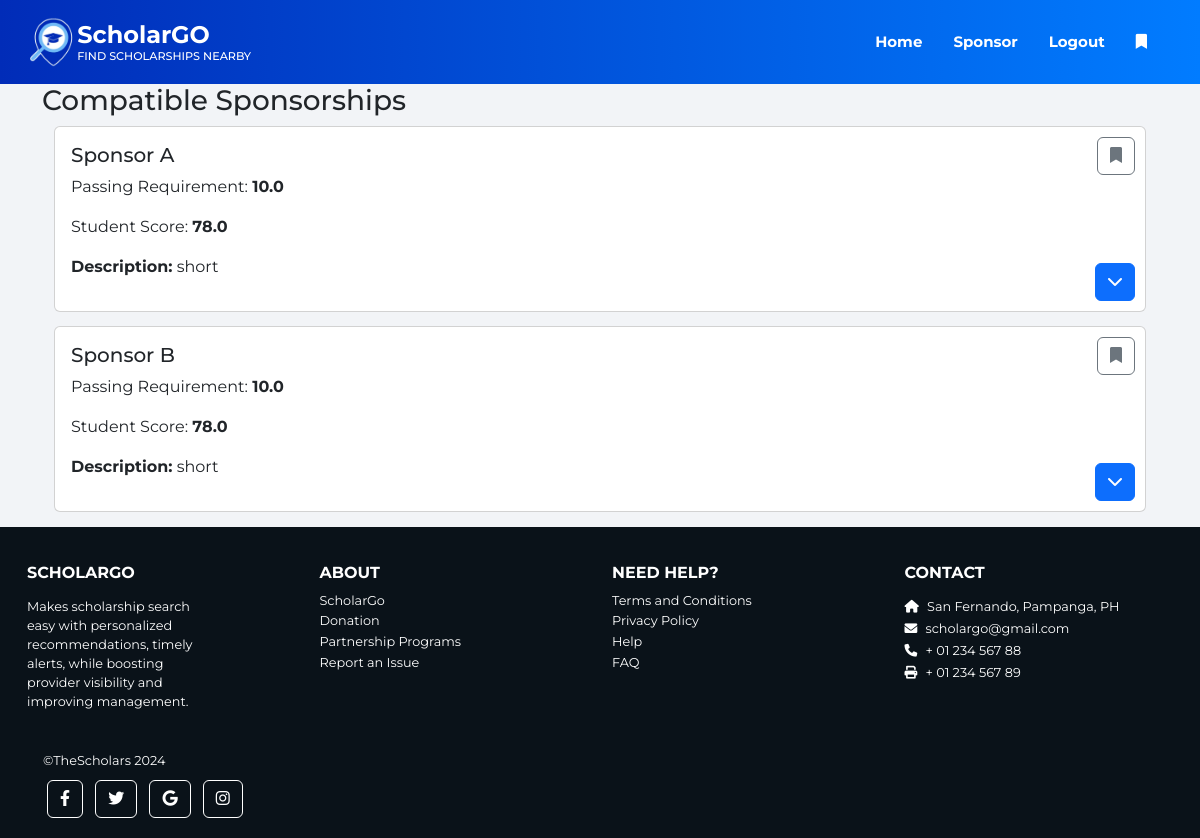
The app's page /sponsorlist (signed in) with its own data.
### website/models.py (models this page shows)
class Sponsorship_data(db.Model):
    id = db.Column(db.Integer, primary_key=True)
    sponsor_name = db.Column(db.String(150))
    course = db.Column(db.String(150))
    extracurricular_activity = db.Column(db.String(150))
    weight_fos = db.Column(db.Float)
    weight_gpa = db.Column(db.Float)
    weight_extracurricular_activities = db.Column(db.Float)
    weight_financial_status = db.Column(db.Float)
    passing_requirement = db.Column(db.Float)
    verified = db.Column(db.Boolean, default=False, nullable=False)
    description = db.Column(db.Text)
    full_description = db.Column(db.Text, nullable=True)
    image = db.Column(db.String(300), nullable=True)  # For the uploaded picture
    likes = db.relationship('Like', backref='sponsorship', lazy=True)  # For user likes
    deadline_date = db.Column(db.Date, nullable=False)  # Scholarship deadline
    active = db.Column(db.Boolean, default=True, nullable=False)  # Active or inactive status
    amount_per_semester = db.Column(db.Float, nullable=False)  # Amount awarded per semester
    likes = db.relationship('User', secondary=user_sponsorship_likes, backref='liked_by')
    picture_path = db.Column(db.String(255), nullable=False)  # Ensure this line is present

### website/views.py (the view)
@views.route('/sponsorlist', methods=['GET'])
@login_required
def recommendation():
    sponsors = Sponsorship_data.query.all()
    compatible_sponsors = [
        {
            'sponsor': sponsor,
            'score': calculate_compatibility_score(current_user, sponsor)
        }
        for sponsor in sponsors
        if calculate_compatibility_score(current_user, sponsor) >= sponsor.passing_requirement
    ]
    followed_sponsorship_ids = [sponsorship.id for sponsorship in current_user.followed_sponsorships]
    sponsors_with_follow_status = [
        {
            'sponsor': item['sponsor'],
            'score': item['score'],
            'is_followed': item['sponsor'].id in followed_sponsorship_ids
        }
        for item in compatible_sponsors
    ]
    return render_template('sponsorlist.html', user=current_user, sponsors=sponsors_with_follow_status)

### scoring.py (called while the page is built)
def score_academic_performance(gpa, weight):
    score = min(gpa * 25 * weight, 100)  # Convert GPA to a score out of 100, weighted
    return score

def score_financial_need(financial_status, weight):
    financial_mapping = {
        'Low Income': 100,
        'Lower Middle': 75,
        'Middle': 50,
        'Upper Middle': 25,
        'Rich': 0
    }
    base_score = financial_mapping.get(financial_status, 0)
    score = base_score * weight
    return score

def score_extracurricular(activities, weight):
    score = min(len(activities.split(',')) * 10 * weight, 100)  # Each activity worth 10 points, weighted
    return score

def score_course(student_course, sponsor_course, weight):
    score = 100 * weight if student_course == sponsor_course else 0
    return score

def calculate_compatibility_score(applicant, sponsor):
    weight_fos = safe_float(sponsor.weight_fos)
    weight_gpa = safe_float(sponsor.weight_gpa)
    weight_extracurricular_activities = safe_float(sponsor.weight_extracurricular_activities)
    weight_financial_status = safe_float(sponsor.weight_financial_status)
    scores = {
        'academic_performance': score_academic_performance(applicant.gpa, weight_gpa),
        'financial_need': score_financial_need(applicant.financial_status, weight_financial_status),
        'extracurricular_activities': score_extracurricular(applicant.extracurricular_activities, weight_extracurricular_activities),
        'course': score_course(applicant.course, sponsor.course, weight_fos)
    }
    overall_score = sum(scores.values())
    capped_score = min(overall_score, 100)
    return capped_score

def safe_float(value):
    try:
        return float(value)
    except (ValueError, TypeError):
        return 0  # Default to 0 if conversion fails

### website/templates/sponsorlist.html (shortened to what this page needs)
{% extends "base.html" %}
{% block content %}
<h3>Compatible Sponsorships</h3>
<div class="container">
    <div class="row">
        {% if sponsors %}
            {% for item in sponsors %}
            <div class="col-12 mb-4">
                <div class="card">
                    <div class="card-body position-relative">
                        <button class="btn btn-outline-secondary position-absolute" style="top: 10px; right: 10px;"
                                data-sponsorship-id="{{ item.sponsor.id }}"
                                onclick="followSponsorship(this)"
                                data-toggle="tooltip" data-placement="top" title="Follow">
                            <i class="fa fa-bookmark"></i>
                        </button>
                        <h5 class="card-title">{{ item.sponsor.sponsor_name }}</h5>
                        <p class="card-text">Passing Requirement: <b>{{ item.sponsor.passing_requirement }}</b></p>
                        <p class="card-text">Student Score: <b>{{ item.score }}</b></p>
                        <p class="card-text"><b>Description:</b> {{ item.sponsor.description | safe }}</p>
                        <button class="btn btn-primary position-absolute" style="bottom: 10px; right: 10px;"
                                type="button" data-toggle="collapse" data-target="#collapseDescription{{ loop.index }}"
                                aria-expanded="false" aria-controls="collapseDescription{{ loop.index }}">
                            <i class="fa fa-chevron-down"></i>
                        </button>
                    </div>
                </div>
            </div>
            {% endfor %}
        {% else %}
            <div class="col-12">
                <p>No compatible sponsorships found.</p>
            </div>
        {% endif %}
    </div>
</div>
{% endblock %}

### website/templates/base.html (shortened to what this page needs)
<!DOCTYPE html>
<html lang="en">
<head>
   <link href="https://cdn.jsdelivr.net/npm/bootstrap@5.3.0-alpha1/dist/css/bootstrap.min.css" rel="stylesheet">
  <link rel="stylesheet" href="/static/css/base.css" />
  <link rel="stylesheet" href="/static/css/footer.css"/>
  <link rel="stylesheet" href="https://cdnjs.cloudflare.com/ajax/libs/font-awesome/6.0.0-beta3/css/all.min.css" />
</head>
<body>
  <nav class="navbar navbar-expand-lg navbar-dark sticky-top">
    <div class="container">
      <a class="navbar-brand d-flex align-items-center" href="/">
        <img src="/static/images/logo.png" alt="Logo" class="navbar-logo" />
        <div class="navbar-text ml-2">
          <h1 class="mb-0">ScholarGO</h1>
          <h2 class="mb-0">FIND SCHOLARSHIPS NEARBY</h2>
        </div>
      </a>
      <div class="collapse navbar-collapse" id="navbarNav">
        <ul class="navbar-nav ml-auto custom-navbar-nav">
          {% if user.is_authenticated %}
          <li class="nav-item"><a class="nav-link" id="home" href="/">Home</a></li>
          <li class="nav-item"><a class="nav-link" id="sponsorlist" href="/sponsorlist">Sponsor</a></li>
          <li class="nav-item"><a class="nav-link" id="logout" href="/logout">Logout</a></li>
          <li class="nav-item">
            <a class="nav-link" id="follow" href="/follow">
                <i class="fas fa-bookmark"></i>
              </a>
            </li>
          {% else %}
            <li class="nav-item"><a class="nav-link" id="login" href="/Landing" style="display: none;">Log in</a></li>
            <li class="nav-item"><a class="nav-link" id="signUp" href="/sign-up" style="display: none;">Sign Up</a></li>
          {% endif %}
        </ul>
      </div>
    </div>
  </nav>
  <div class="container">
    {% block content %} {% endblock %}
  </div>
  <footer>
    <div class="container-fluid">
      <section>
        <div class="row">
          <div class="col-lg-3 col-md-6">
            <h6 class="text-uppercase mb-4 font-weight-bold">ScholarGO</h6>
            <p>Makes scholarship search easy with personalized recommendations, timely alerts, while boosting provider visibility and improving management.</p>
          </div>
          <div class="col-lg-3 col-md-6">
            <h6 class="text-uppercase mb-4 font-weight-bold">About</h6>
            <p><a class="text-white">ScholarGo</a></p>
            <p><a class="text-white">Donation</a></p>
            <p><a class="text-white">Partnership Programs</a></p>
            <p><a class="text-white">Report an Issue</a></p>
          </div>
          <div class="col-lg-3 col-md-6">
            <h6 class="text-uppercase mb-4 font-weight-bold">Need help?</h6>
            <p><a class="text-white">Terms and Conditions</a></p>
            <p><a class="text-white">Privacy Policy</a></p>
            <p><a class="text-white">Help</a></p>
            <p><a class="text-white">FAQ</a></p>
          </div>
          <div class="col-lg-3 col-md-6">
            <h6 class="text-uppercase mb-4 font-weight-bold">Contact</h6>
            <p><i class="fas fa-home mr-3"></i> San Fernando, Pampanga, PH</p>
            <p><i class="fas fa-envelope mr-3"></i> scholargo@gmail.com</p>
            <p><i class="fas fa-phone mr-3"></i> + 01 234 567 88</p>
            <p><i class="fas fa-print mr-3"></i> + 01 234 567 89</p>
          </div>
        </div>
      </section>
      <section class="p-3 pt-0">
        <div class="row">
          <div class="text-left">
            <a class="text-white" href="https://mdbootstrap.com/">©TheScholars 2024</a>
          </div>
          <div class="text-right">
            <a class="btn btn-outline-light btn-floating m-1" role="button"><i class="fab fa-facebook-f"></i></a>
            <a class="btn btn-outline-light btn-floating m-1" role="button"><i class="fab fa-twitter"></i></a>
            <a class="btn btn-outline-light btn-floating m-1" role="button"><i class="fab fa-google"></i></a>
            <a class="btn btn-outline-light btn-floating m-1" role="button"><i class="fab fa-instagram"></i></a>
          </div>
        </div>
      </section>
    </div>
  </footer>
</body>
</html>

### website/static/css/base.css (style rules this page uses)
html, body { height: 100%; margin: 0; }
body { font-family: 'Montserrat', sans-serif; background-color: #f2f4f7; }
.navbar { background: linear-gradient(90deg, #012cb8, #017cff) !important; position: sticky !important; top: 0 !important; z-index: 1000 !important; }
.navbar .container { display: flex; justify-content: space-between; align-items: center; padding: 0; }
.navbar-logo { height: 50px; max-width: 100%; }
.custom-navbar-nav .nav-link { font-weight: bold; padding: 0.5rem 1rem; color: #ffffff !important; }
.custom-navbar-nav .nav-item { margin-right: 15px; font-size: 15px; }
.navbar-text h1, .navbar-text h2 { margin: 0; color: white; }
.navbar-text h1 { font-size: 1.5rem; font-weight: bold; }
.navbar-text h2 { font-size: 0.7rem; }
@media (min-width: 992px) { .navbar .container { justify-content: space-between; } }
@media (min-width: 992px) { .custom-navbar-nav { margin-left: auto; } }

### website/static/css/footer.css (style rules this page uses)
html, body { height: 100%; margin: 0; display: flex; flex-direction: column; }
footer { background-color: #0a1219; color: #ffffff; padding-top: 1rem; width: 100%; box-sizing: border-box; margin-top: auto; display: flex; flex-direction: column; transition: padding 0.3s ease, height 0.3s ease; }
footer .container-fluid { max-width: 1230px; margin: 0 auto; padding: 0 15px; box-sizing: border-box; }
footer .row { display: flex; flex-wrap: wrap; margin: 0; padding: 0; justify-content: space-between; }
footer .col-lg-3 { flex: 1; min-width: 150px; box-sizing: border-box; }
@media (min-width: 992px) { footer .col-lg-3 { flex: 0 0 25%; } }
@media (min-width: 992px) { footer h6 { font-size: 1rem; } }
@media (min-width: 992px) { footer p, footer a { font-size: 0.8rem; } }
@media (min-width: 992px) { footer { padding-top: 1.5rem; } }
footer .row > .col-lg-3:first-child { padding-right: 8%; }
footer .row > .col-lg-3:nth-child(2) { padding-right: 0; }
footer .row > .col-lg-3:nth-child(4) p { margin-bottom: 3px; }
.mb-4, .my-4 { margin-bottom: 0.9rem !important; }
.mr-3, .mx-3 { margin-right: 0.3rem !important; }
.text-right { margin-right: 40px; }
.text-left a { margin-top: 3%; display: inline-block; }
footer h6 { font-weight: bold; margin-top: 12px; }
footer p { margin-bottom: 12px; line-height: 1.5; }
footer a { color: #ffffff; text-decoration: none; display: block; margin-bottom: 10px; line-height: 0.7; transition: background-color 0.3s ease; }
footer .btn-outline-light { border-color: #ffffff; color: #ffffff; font-size: 1rem; margin: 0 5px; }

### records on screen
Sponsorship_data: sponsor.sponsor_name "Sponsor A", sponsor.passing_requirement "10.0", sponsor.description "short"
Sponsorship_data: sponsor.sponsor_name "Sponsor B", sponsor.passing_requirement "10.0", sponsor.description "short"

### other values on screen
{{ item.score }} "78.0" "78.0"
